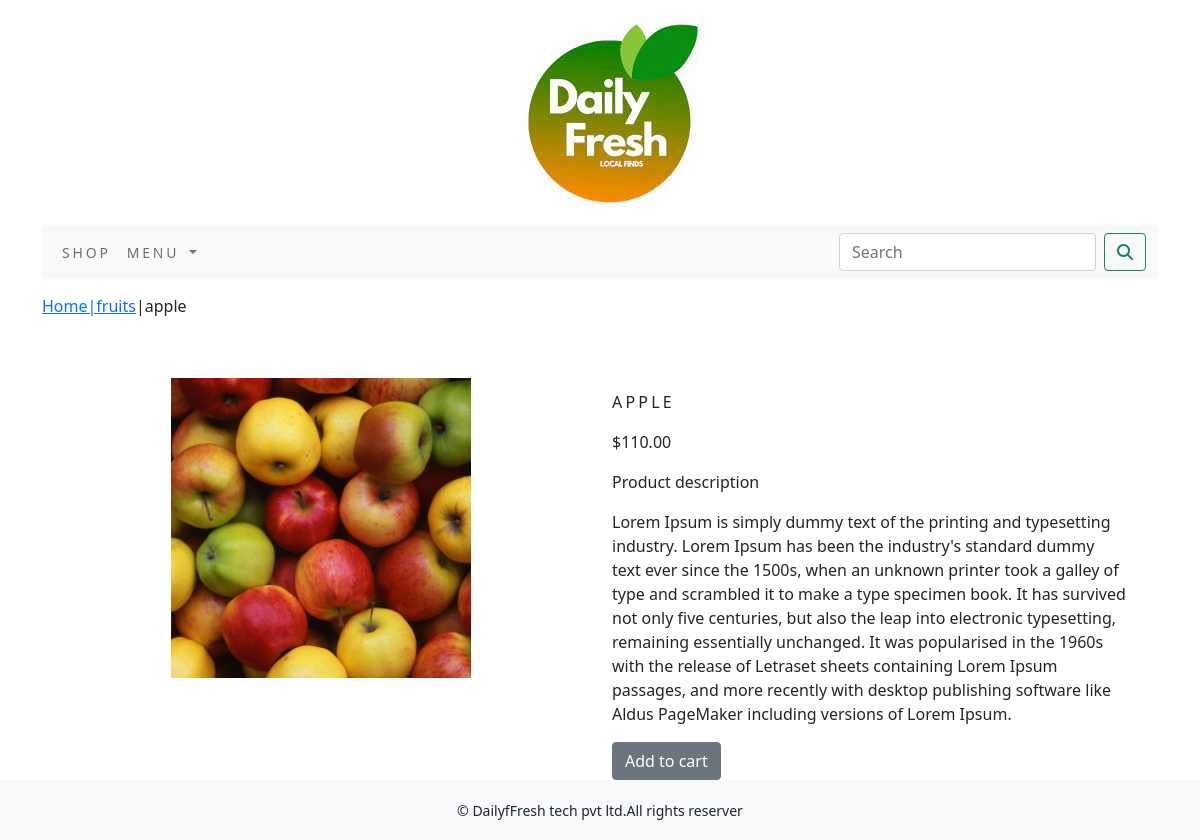
The page /shop/fruits/apple/ on the database its author committed.
### shop/models.py (models this page shows, shortened)
class Product(models.Model):
    name = models.CharField(max_length=250, unique=True)
    slug = models.SlugField(max_length=250, unique=True)
    description = models.TextField(blank=True)
    price=models.DecimalField(max_digits=10,decimal_places=2)
    category=models.ForeignKey(Category,on_delete=models.CASCADE)
    image=models.ImageField(upload_to='product',blank=True)
    stock=models.IntegerField()
    available=models.BooleanField(default=True)
    created=models.DateTimeField(auto_now_add=True)
    updated=models.DateTimeField(auto_now=True)
    class Meta:
        ordering=('name',)
        verbose_name='product'
        verbose_name_plural='products'

class Category(models.Model):
    name=models.CharField(max_length=250,unique=True)
    slug=models.SlugField(max_length=250,unique=True)
    description=models.TextField(blank=True)
    image=models.ImageField(upload_to='category',blank=True)
    class Meta:
        ordering=('name',)
        verbose_name='category'
        verbose_name_plural='categories'
    def get_url(self):
        return reverse('shop:products_by_category',args=[self.slug])
    def __str__(self):
        return '{}'.format(self.name)

### shop/views.py (the view)
# urls.py: path('<slug:c_slug>/<slug:product_slug>/',views.proDetail,name='prodCatdetail'),
def proDetail(request,c_slug,product_slug):
    try:
        product=Product.objects.get(category__slug=c_slug,slug=product_slug)
    except Exception as e:
        return e
    return render(request,'product.html',{'product':product})

### cart/context_processors.py (called while the page is built)
def counter(request):
    item_count=0
    if 'admin' in request.path:
        return {}
    else:
        try:
            cart=Cart.objects.filter(cart_id=_cart_id(request))
            cart_items=CartItem.objects.all().filter(cart=cart[:1])
            for cart_item in cart_items:
                item_count += cart_item.quantity
        except Cart.DoesNotExist:
            item_count=0
    return dict(item_count=item_count)

### cart/views.py (called while the page is built)
def _cart_id(request):
    cart=request.session.session_key
    if not cart:
        cart=request.session.create()
    return cart

### shop/context_processors.py (called while the page is built)
def menu_links(request):
    link=Category.objects.all()
    return dict(links=link)

### templates/product.html (shortened to what this page needs)
{% extends 'base.html' %}
{% load static %}
{% block content %}
    <div class="row my_prod_row_class">
        <div class="mx_auto">
            <p><a href="{% url 'shop:allProdCat' %}">Home|<a href="{{products.category.get_url}}">{{product.category}}</a>|{{product.name}}</a></p>
        </div>
    </div>
    <div class="container"><br>
        <div class="row">
            <div class="col-12 col-sm-12 col-md-12 col-lg-6 text-center">
                <div style="min-width:18rem">
                <img src="{{product.image.url}}" alt="{{product.name}}" width="300px" height="300px">
                </div>
            </div>
            <div class="col-12 col-sm-12 col-md-12 col-lg-6">
                <h1 class="my_prod_title">{{product.name}}</h1>
                <p>${{product.price}}</p>
                <p class="my_title">Product description</p>
                <p class="text-justify my_prod_text">{{product.description}}</p>
                {% if product.stock <= 0 %}
                <p class="text-justify my_prod_text"><b>Out of stock</b></p>
                {% else %}
                <a class="btn btn-secondary" href="{% url 'cart:add_cart' product.id %}">Add to cart</a>
                {% endif %}
            </div>
        </div>
    </div>
{% endblock %}

### templates/base.html (shortened to what this page needs)
{% load static %}
<!DOCTYPE html>
<html lang="en">
<head>
    <link href="{% static 'css/custom.css' %}" rel="stylesheet">
    <link href="{% static 'css/bootstrap.min.css' %}" rel="stylesheet">
</head>
<body>
<div class="container">
{% include 'header.html' %}
{% include 'nav.html' %}
{% block content %}
{% endblock %}
</div>
{% include 'footer.html' %}
</body>
</html>

### templates/header.html
{% load static %}
<header>
    <center>
        <a href="{% url 'shop:allProdCat' %}"></a><img src="{% static 'img/logo.jpg' %}" alt="logimage">
    </center>
</header>

### templates/nav.html (shortened to what this page needs)
<nav class="navbar navbar-expand-lg navbar-light bg-light">
  <div class="container-fluid">
    <div class="collapse navbar-collapse" id="navbarSupportedContent">
      <ul class="navbar-nav me-auto mb-2 mb-lg-0">
        <li class="nav-item">
          <a class="nav-link" href="#">Shop</a>
        </li>
        <li class="nav-item dropdown {% if 'shop' in request.path %}active{% endif %}" >
          <a class="nav-link dropdown-toggle" href="#" id="navbarDropdown" role="button" data-bs-toggle="dropdown" aria-expanded="false">
            Menu
          </a>
        </li>
      </ul>
      <form class="d-flex" method="get" action="{% url 'search_app:SearchResult' %}">
        <input name="q" class="form-control me-2" type="search" placeholder="Search" aria-label="Search">
        <button class="btn btn-outline-success" type="submit"><i class="fa fa-search" aria-hidden="true"></i></button>
      </form>
    </div>
  </div>
</nav>

### templates/footer.html
<div class="footer navbar-fixed-bottom my_footer">
    <p class="text-center">&copy; DailyfFresh  tech pvt ltd.All rights reserver</p>
</div>

### static/css/custom.css (style rules this page uses)
body { font-family: 'Roboto Mono', monospace; }
.nav-item { letter-spacing : .2em; font-size : 14px; text-transform : uppercase; }
.my_footer { background-color:#f8f9fa; height:60px; }
.my_footer p { padding-top:20px; font-size:14px; }
.my_prod_row_class { padding-top:15px; padding-bottom:20px; }
.my_prod_row_class .mx_auto { color:#000 font-size:12px; text-decoration:none; }
.my_prod_title { font-size:16px; text-transform:uppercase; letter-spacing:.2em; padding-top:15px; padding-bottom:10px; }
.my_prod_text { padding-right:20px; }

### rows shown on the page
Product: category "fruits", name "apple", image (picture), name "APPLE", price "110.00", description "Lorem Ipsum is simply dummy text of the printing and typesetting industry. Lorem Ipsum has been the industry's standard dummy text ever since the 1500s, when an unknown printer took a galley of type and scrambled it to make a type specimen book. It has survived not only five centuries, but also the leap into electronic typesetting, remaining essentially unchanged. It was popularised in the 1960s with the release of Letraset sheets containing Lorem Ipsum passages, and more recently with desktop publishing software like Aldus PageMaker including versions of Lorem Ipsum."
